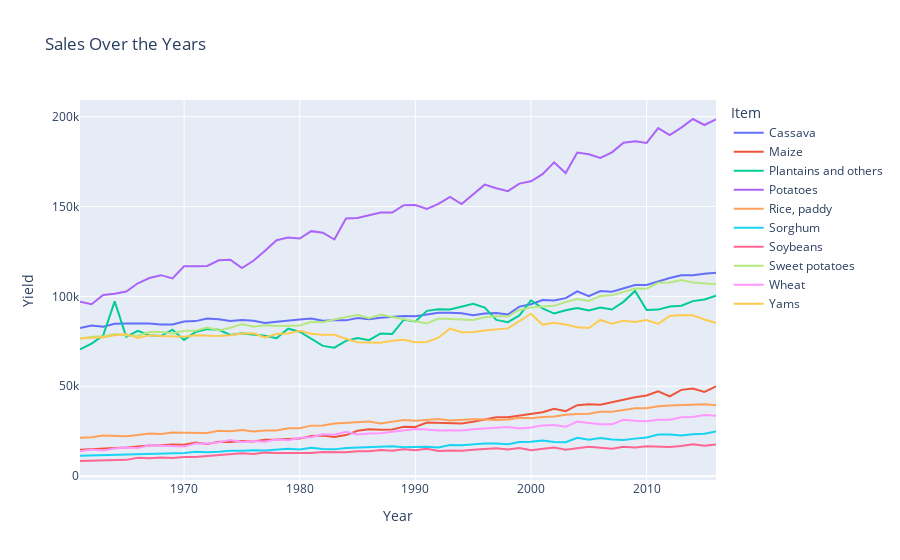

The code cell stored with this chart in its notebook:
### Code cell
# Create a line plot
fig = px.line(
    t,
    x='Year',  # x-axis variable
    y='Value',  # y-axis variable
    color = 'Item',
    title='Sales Over the Years',  # Plot title
    labels={'Value': 'Yield', 'Year': 'Year'}  # Axis labels
)

# Show the plot
fig.show()
